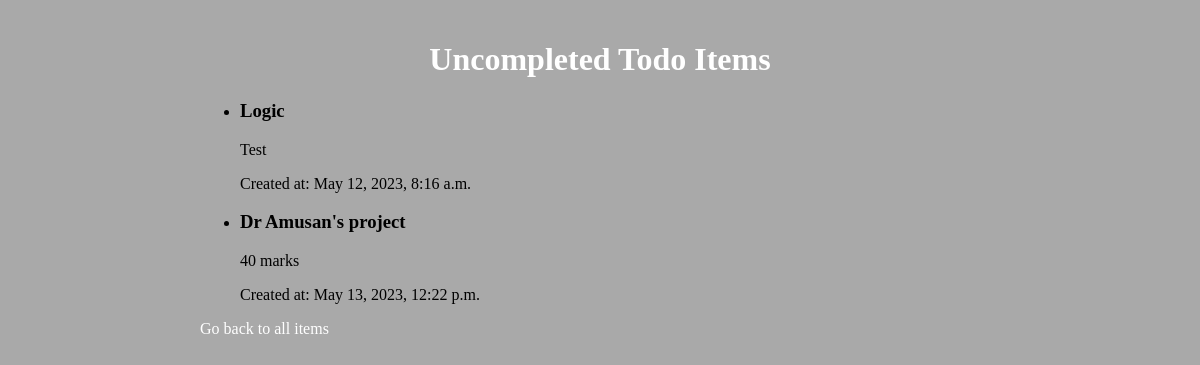
/not_completed/, run on an earlier commit of the app's database.
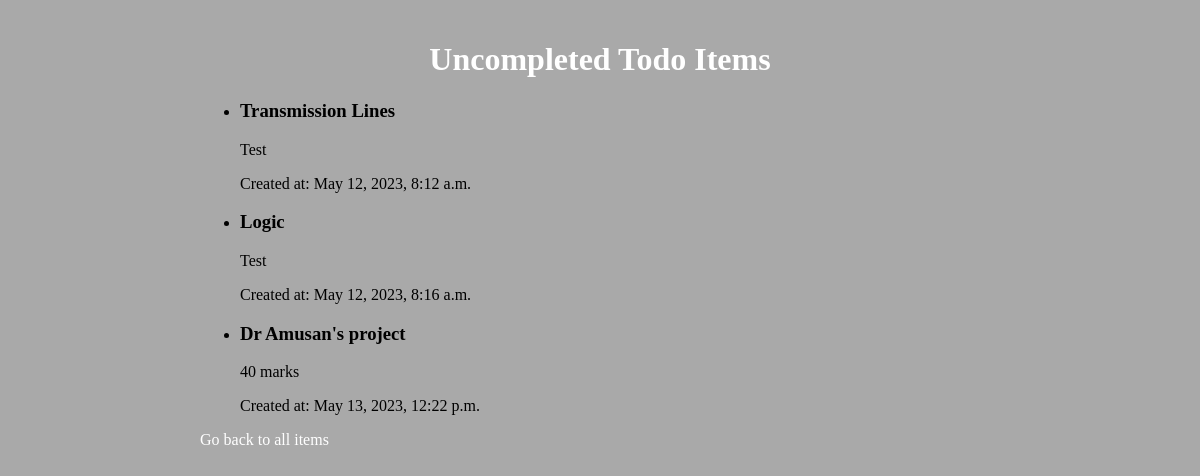
And on a later commit of the database.
### todo/models.py (models this page shows, shortened)
class Todo_List(models.Model):
    title = models.CharField(max_length=200)  # Title of todo item
    description = models.TextField()   # Description and additional details of the todo item
    created = models.DateTimeField(auto_now_add=True)   # when the item is created
    completed = models.BooleanField(default=False)    # indicate whether the item has been completed or not

### todo/views.py (the view)
# urls.py: path('not_completed/', views.not_completed, name='not_completed'),
def not_completed(request):
    not_completed_items = Todo_List.objects.filter(completed=False)
    context = {'not_completed_items': not_completed_items}
    return render(request, 'not_completed.html', context)

### templates/not_completed.html (shortened to what this page needs)
<!DOCTYPE html>
{% load static %}
<html>
<head>
    <link rel="stylesheet" href="{% static 'styles/index.css' %}">
</head>
<body>
    <div class="container2">
        <h1>Uncompleted Todo Items</h1>
        <ul>
            {% for todo_item in not_completed_items %}
            <li>
                <h3>{{ todo_item.title }}</h3>
                <p>{{ todo_item.description }}</p>
                <p>Created at: {{ todo_item.created }}</p>
            </li>
            {% empty %}
            <li>No uncompleted todo items.</li>
            {% endfor %}
        </ul>
        <div class="go-back">
            <a href="{% url 'Todo' %}">Go back to all items</a>
        </div>
    </div>
</body>
</html>

What changed in the data, as far as the page shows it:
now on this page (row edited): Todo_List: title "Transmission Lines", description "Test", created "May 12, 2023, 8:12 a.m."
